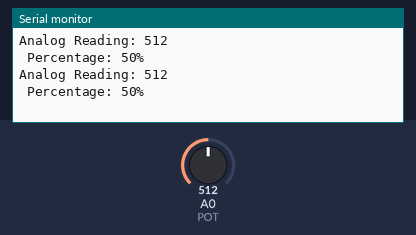
Simulated run of this sketch. Board: Arduino Uno, built with avr-gcc and run on an emulated ATmega328P. Parts: the last lines printed to the serial monitor. The inputs (shaded band) are chosen by the test bench; at power-on: A0 (POT) = 512.

Above: at 1.8 s.
1.9 s: A0 (POT) set to 716
At 2.8 s:
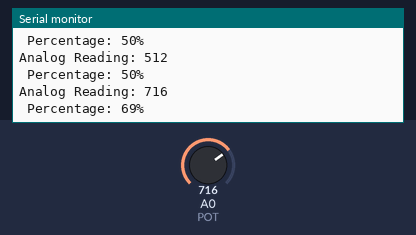
3.4 s: A0 (POT) set to 900
At 4.6 s:
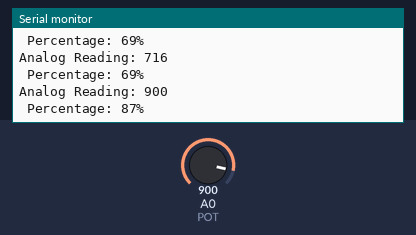
Timing chart, 0 to 6.4 s (numbered marks = the images above; inputs shaded):
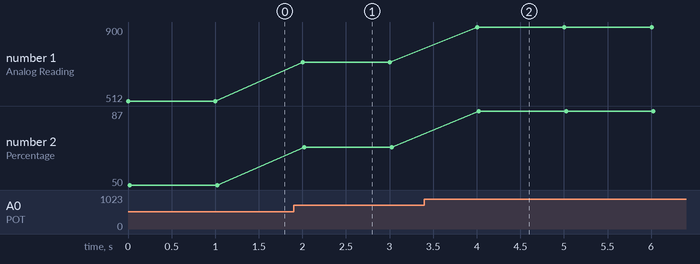

The sketch:

pot.ino
```cpp
const int POT = 0; // Connecting potentiometer to analog pin A0

void setup() {
    Serial.begin(9600); // Init serial port interface at speed 9600
}

void loop() {
    int val = analogRead(POT); // Reading from A0
    int per = map(val, 0, 1023, 0, 100); // Translating to percent

    Serial.print("Analog Reading: ");
    Serial.println(val); // Raw value output

    Serial.print(" Percentage: ");
    Serial.print(per); // Percentage value output
    Serial.println("%");

    delay(1000); // Waiting 1 second before receiving new portion of data
}
```

Measured:
- after the input at 1.9 s, the serial monitor: prints a new line after 0.10 s (image 1)
- after the input at 3.4 s, the serial monitor: prints a new line after 0.60 s (image 2)
- plotted number 1: 512 → 716 after the input at 1.9 s, 716 → 900 after the input at 3.4 s
- plotted number 2: 50 → 69 after the input at 1.9 s, 69 → 87 after the input at 3.4 s
